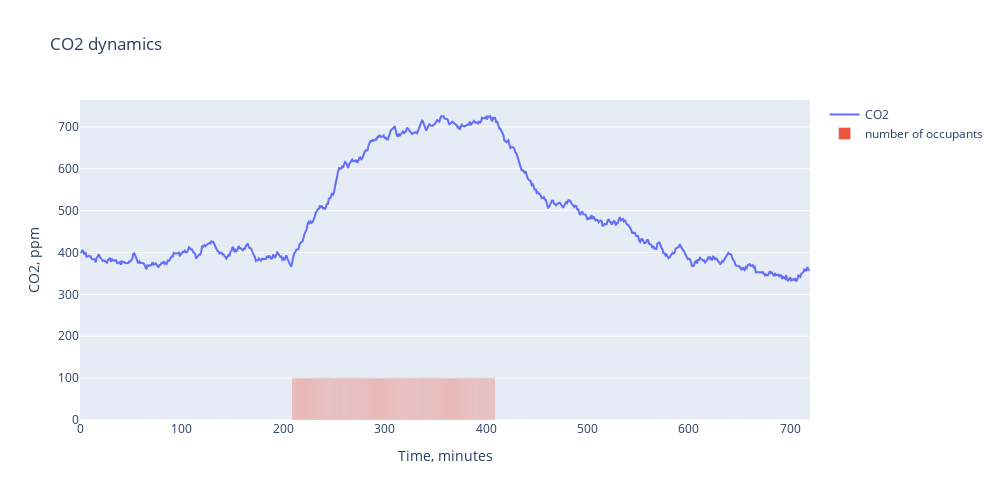

Write notebook code for a chart like this one.
### Code cell
fig = go.Figure()
fig.update_layout(width=1000, height=500, title = f'CO2 dynamics',
                  yaxis=dict(title_text="CO2, ppm"), xaxis=dict(title_text="Time, minutes") )

fig.add_trace(go.Scatter(x=df.index, y=df['C_real'], name='CO2'))
fig.add_trace(go.Bar(x=df.index, y=df['N']*100, name='number of occupants', text=states))

fig.show()

### Figure 1 — Plotly figure (JSON) as saved in the notebook; plotly's stock layout.template omitted (floating-point values rounded to 4 significant figures; data arrays with more than 128 entries replaced by an {"elided": "..."} marker saying what was removed)
{"data": [{"name": "CO2", "type": "scatter", "x": {"elided": "720 int values"}, "y": {"elided": "720 float values"}}, {"name": "number of occupants", "text": {"elided": "720 int values"}, "type": "bar", "x": {"elided": "720 int values"}, "y": {"elided": "720 int values"}}], "layout": {"height": 500, "title": {"text": "CO2 dynamics"}, "width": 1000, "xaxis": {"title": {"text": "Time, minutes"}}, "yaxis": {"title": {"text": "CO2, ppm"}}}}
